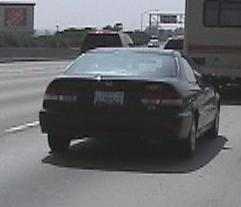
%> input picture lab10 _Image_Categorization/data/cars-training-pos/image_0038.png, 241 x 207 px; its folder holds 4 pictures in this run
$ octave bow_evaluation.m   (GNU Octave 9; MATLAB toolbox functions it lacks are replaced by stand-ins)
%> lines starting %> are read from the running program, lines starting %| are printed output that depends on the picture
### lab10 _Image_Categorization/code/create_codebook.m
function vCenters = create_codebook(nameDirPos,nameDirNeg,k)
%> called with nameDirPos = '../data/cars-training-pos', nameDirNeg = '../data/cars-training-neg', k = 200
 % Output:
 % vCenters: #Imgsx128
  vImgNames = dir(fullfile(nameDirPos,'*.png'));
  vImgNames = [vImgNames; dir(fullfile(nameDirNeg,'*.png'))];
  %for my own dataset
%   vImgNames = dir(fullfile(nameDirPos,'*.jpg'));
%   vImgNames = [vImgNames; dir(fullfile(nameDirNeg,'*.jpg'))];

  nImgs = length(vImgNames);
  vFeatures = zeros(0,128); % 16 histograms containing 8 bins
  vPatches = zeros(0,16*16); % 16*16 image patches

  cellWidth = 4;
  cellHeight = 4;
  nPointsX = 10;
  nPointsY = 10;
  border = 8;

  % Extract features for all images
  for i=1:nImgs

    disp(strcat('  Processing image ', num2str(i),'...'));

    % load the image
    img = double(rgb2gray(imread(fullfile(vImgNames(i).folder,vImgNames(i).name))));
%> img: size 207x241 double; min 0, max 255, mean 103.6

    % Collect local feature points for each image
    % and compute a descriptor for each local feature point
    vPoints = grid_points(img,nPointsX,nPointsY,border);
%> vPoints = 100 rows, first 12: [9 9; 9 30; 9 51; 9 72; 9 93; 9 115; 9 136; 9 157; 9 178; 9 199; 34 9; 34 30]
    % create hog descriptors and patches
    [descriptors,patches] = descriptors_hog(img,vPoints,cellWidth,cellHeight);
    vFeatures = [vFeatures; descriptors];
    vPatches = [vPatches; patches];

  end
  disp(strcat('    Number of extracted features:',num2str(size(vFeatures,1))));

  % Cluster the features using K-Means
  disp(strcat('  Clustering...'));
  [~,vCenters] = kmeans(vFeatures,k);


  % Visualize the code book
  disp('Visualizing the codebook...');
  visualize_codebook(vCenters,vFeatures,vPatches,cellWidth,cellHeight);
  disp('Press any key to continue...');
  pause;


end

### lab10 _Image_Categorization/code/grid_points.m
function vPoints = grid_points(img,nPointsX,nPointsY,border)
%Implement a very simple local feature point detector: points on a grid.
% Input:
% border: leave out # of pixels in each image dimension
% nPointsX/nPointsY: # of grid in x/y dimensions
% Output:
% vPoints: [nPointsX*nPointsY,2] grid points
    [h, w] = size(img);
    [X, Y] = meshgrid(int32(linspace(border+1,w-border,nPointsX)),int32(linspace(border+1,h-border,nPointsY)));
    vPoints = [reshape(X,[],1),reshape(Y,[],1)];
end

### lab10 _Image_Categorization/code/descriptors_hog.m
function [descriptors,patches] = descriptors_hog(img,vPoints,cellWidth,cellHeight)
%> called with cellWidth = 4, cellHeight = 4
% describe all features (grid points) by local descriptors
% Input:
    % vPoints: [nPointsX*nPointsY,2] feature points
    % cellWidth: width of each cell
    % cellHeight: height of each cell
% Output:
    % descriptors: #vPointsx128 feature descriptors
    % patches: #vPointsx(16*16) image patch spanned by 4*4 cells, each cell
    % contains 4*4 pixels
    nBins = 8;
    nCellsW = 4; % number of cells, hard coded so that descriptor dimension is 128
    nCellsH = 4;
    angles = linspace(-pi,pi,nBins+1);
    w = cellWidth; % set cell dimensions
    h = cellHeight;

    pw = w*nCellsW; % patch dimensions
    ph = h*nCellsH; % patch dimensions

    descriptors = zeros(size(vPoints,1),nBins*nCellsW*nCellsH); % one histogram for each of the 16 cells
    patches = zeros(size(vPoints,1),pw*ph); % image patches stored in rows

    [grad_x,grad_y] = gradient(img);
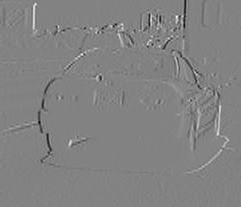
%> grad_x: size 207x241 double; min -99, max 94, mean -0.1; drawn with min black and max white
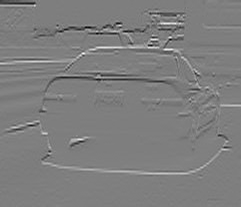
%> grad_y: size 207x241 double; min -116, max 117.5, mean -0.1; drawn with min black and max white
    Gdir = (atan2(grad_y, grad_x));
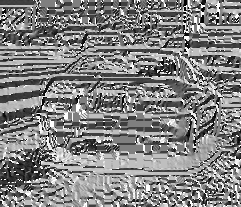
%> Gdir: size 207x241 double; min -3.13, max 3.14, mean 0.0876; drawn with min black and max white

    for i = 1:size(vPoints,1) % for all local feature points
        vx = vPoints(i,1)-nCellsW/2*w;
        vy = vPoints(i,2)-nCellsH/2*h;
        patches(i,:) = reshape(img(vy:vy+nCellsH*h-1,vx:vx+nCellsW*w-1),[],1);
        index = 1;
        for j = vx:w:vx+(nCellsW-1)*w
            for k = vy:h:vy+(nCellsH-1)*h
                cell = Gdir(k:k+h-1,j:j+w-1);
                [histogram,~] = histcounts(cell,angles);
                descriptors(i,(index-1)*nBins+1:index*nBins) = histogram;
                index = index+1;
            end
        end
    end % for all local feature points
%> this loop made 100 passes
%> (vx, vy) on passes 1 to 12: (1, 1), (1, 22), (1, 43), (1, 64), (1, 85), (1, 107), (1, 128), (1, 149), (1, 170), (1, 191), (26, 1), (26, 22)
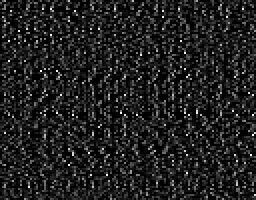
%> descriptors: size 100x128 double (shown 2 times larger); min 0, max 16, mean 2; drawn with min black and max white
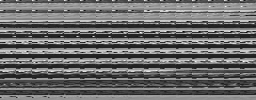
%> patches: size 100x256 double; min 7, max 252, mean 106.4
%|     Number of extracted features:400
%> in create_codebook, `[~,vCenters] = kmeans(vFeatures,k);`:
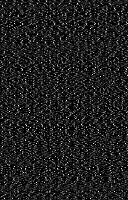
%> vCenters: size 200x128 double; min 0, max 16, mean 2; drawn with min black and max white
%> the loop in descriptors_hog (call 2), `for i = 1:size(vPoints,1)` made 100 passes
end

### lab10 _Image_Categorization/code/bow_histogram.m
function histo = bow_histogram(vFeatures, vCenters)
  % input:
  %   vFeatures: MxD matrix containing M feature vectors of dim. D
  %   vCenters : NxD matrix containing N cluster centers of dim. D
  % output:
  %   histo    : N-dim. vector containing the resulting BoW
  %              activation histogram.


  % Match all features to the codebook and record the activated
  % codebook entries in the activation histogram "histo".
histo = zeros(1,size(vCenters,1));
for i = 1:size(vFeatures,1)
    % count matching features
    [~, matching] = min(sum((vFeatures(i,:)-vCenters).^2,2));
    histo(matching) = histo(matching)+1;
end
end

### lab10 _Image_Categorization/code/bow_recognition_multi.m
function accuracy = bow_recognition_multi(histograms,labels,vBoWPos,vBoWNeg, classifierFunction)

   image_count = size(histograms,1);
   pos = 0;
   neg = 0;
    for i = 1:image_count
		% classify each histogram
        l = classifierFunction(histograms(i,:),vBoWPos,vBoWNeg);

        % compare the result to the respective label
        if (l == labels(i)) % positive
            pos = pos + 1;
        else %negative
            neg = neg + 1;
        end
    end
    accuracy = pos/image_count;
    disp(['Percentage of correctly classified images:' num2str(accuracy)]);

end


### lab10 _Image_Categorization/code/create_bow_histograms.m
function vBoW = create_bow_histograms(nameDir, vCenters)
%   vImgNames = dir(fullfile(nameDir,'*.png'));
  %for my own dataset
%   vImgNames = dir(fullfile(nameDir,'*.jpg'));
  vImgNames = dir(fullfile(nameDir,'*.png'));


  nImgs = length(vImgNames);
  vBoW  = [];

  cellWidth = 4;
  cellHeight = 4;
  nPointsX = 10;
  nPointsY = 10;
  border = 8;

  % Extract features for all images in the given directory
  for i=1:nImgs
    disp(strcat('  Processing image ', num2str(i),'...'));

    % load the image
    img = double(rgb2gray(imread(fullfile(nameDir,vImgNames(i).name))));

    % Collect local feature points for each image
    % and compute a descriptor for each local feature point
    vPoints = grid_points(img,nPointsX,nPointsY,border);
    % create hog descriptors and patches
    [descriptors,~] = descriptors_hog(img,vPoints,cellWidth,cellHeight);

    % Create a BoW activation histogram for this image
    histo = bow_histogram(descriptors, vCenters);
    vBoW = [vBoW ; histo];
  end

end

### lab10 _Image_Categorization/code/bow_evaluation.m
%
% BAG OF WORDS RECOGNITION EXERCISE
% Alex Mansfield and Bogdan Alexe, HS 2011
% Denys Rozumnyi, HS 2019

%training
% disp('creating codebook');
close all
clear all
clc
NN_Accuracy = [];
Bayes_Accuracy = [];
% k = [25,50,75,100,125,150,175,200,225,250];
k = 200;
for sizeCodebook = k
    disp(strcat('  The number of cluster centres is: ', num2str(sizeCodebook)));
    NN_Accuracy_k = [];
    Bayes_Accuracy_k = [];
%     for i = 1:10 % for robust testing
    for i = 1:1 % for visualization
        disp(strcat('  Run epoch ', num2str(i),'...'));
        vCenters = create_codebook('../data/cars-training-pos','../data/cars-training-neg',sizeCodebook);
%         vCenters = create_codebook('../data/dogs-training-pos','../data/dogs-training-neg',sizeCodebook);
        %keyboard;
        disp('processing positve training images');
        vBoWPos = create_bow_histograms('../data/cars-training-pos',vCenters);
%         vBoWPos = create_bow_histograms('../data/dogs-training-pos',vCenters);
        disp('processing negative training images');
        vBoWNeg = create_bow_histograms('../data/cars-training-neg',vCenters);
%         vBoWNeg = create_bow_histograms('../data/dogs-training-neg',vCenters);
        %vBoWPos_test = vBoWPos;
        %vBoWNeg_test = vBoWNeg;
        %keyboard;
        disp('processing positve testing images');
        vBoWPos_test = create_bow_histograms('../data/cars-testing-pos',vCenters);
%         vBoWPos_test = create_bow_histograms('../data/dogs-testing-pos',vCenters);
        disp('processing negative testing images');
        vBoWNeg_test = create_bow_histograms('../data/cars-testing-neg',vCenters);
%         vBoWNeg_test = create_bow_histograms('../data/dogs-testing-neg',vCenters);

        nrPos = size(vBoWPos_test,1);
%> nrPos = 0
        nrNeg = size(vBoWNeg_test,1);
%> nrNeg = 0

        test_histograms = [vBoWPos_test;vBoWNeg_test];
        labels = [ones(nrPos,1);zeros(nrNeg,1)];

        disp('______________________________________')
        disp('Nearest Neighbor classifier')
        NN_accuracy = bow_recognition_multi(test_histograms, labels, vBoWPos, vBoWNeg, @bow_recognition_nearest);
        NN_Accuracy_k = [NN_Accuracy_k,NN_accuracy];
        disp('______________________________________')
        disp('Bayesian classifier')
        Bayes_accuracy = bow_recognition_multi(test_histograms, labels, vBoWPos, vBoWNeg, @bow_recognition_bayes);
        Bayes_Accuracy_k = [Bayes_Accuracy_k,Bayes_accuracy];
        disp('______________________________________')
    end
    disp('______________________________________')
    disp('Nearest Neighbor classifier')
    disp(['Percentage of correctly classified images:' num2str(mean(NN_Accuracy_k))]);
    NN_Accuracy = [NN_Accuracy,mean(NN_Accuracy_k)];
    disp('______________________________________')
    disp('Bayesian classifier')
    disp(['Percentage of correctly classified images:' num2str(mean(Bayes_Accuracy_k))]);
    Bayes_Accuracy = [Bayes_Accuracy,mean(Bayes_Accuracy_k)];
    disp('______________________________________')
end
% [10 lines of commented-out code are left out]
